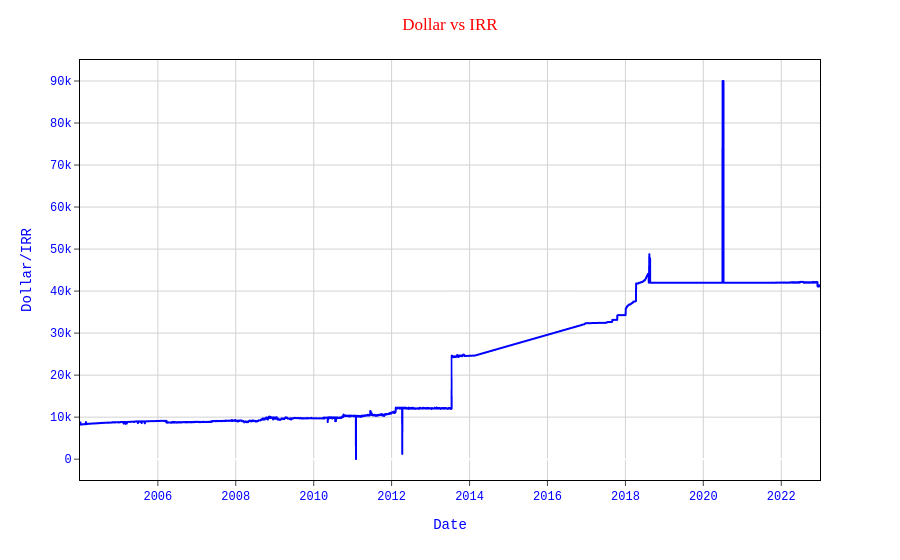

The cell this chart's notebook holds for it:
### Code cell
plt.figure(figsize=(12,10),dpi=200)
plot = px.line(x=df_IRR['Date'], y=df_IRR['IRR=X'])
plot.update_traces(line_color='#0000ff', line_width=2)
plot.update_layout(
    plot_bgcolor='white',
    title="Dollar vs IRR",
    title_x=0.5,
    xaxis_title="Date",
    yaxis_title="Dollar/IRR",
    font_family="Courier New",
    font_color="blue",
    title_font_family="Times New Roman",
    title_font_color="red",
)
plot.update_xaxes(
    mirror=True,
    ticks='outside',
    showline=True,
    linecolor='black',
    gridcolor='lightgrey'
)
plot.update_yaxes(
    mirror=True,
    ticks='outside',
    showline=True,
    linecolor='black',
    gridcolor='lightgrey'
)

plt.tight_layout()
plot.show();

### Figure 1 — Plotly figure (JSON) as saved in the notebook; plotly's stock layout.template omitted (floating-point values rounded to 4 significant figures; data arrays with more than 128 entries replaced by an {"elided": "..."} marker saying what was removed)
{"data": [{"hovertemplate": "x=%{x}<br>y=%{y}<extra></extra>", "legendgroup": "", "line": {"color": "#0000ff", "dash": "solid", "width": 2}, "marker": {"symbol": "circle"}, "mode": "lines", "name": "", "showlegend": false, "type": "scattergl", "x": {"elided": "4141 str values"}, "xaxis": "x", "y": {"elided": "4141 float values"}, "yaxis": "y"}], "layout": {"font": {"color": "blue", "family": "Courier New"}, "legend": {"tracegroupgap": 0}, "margin": {"t": 60}, "plot_bgcolor": "white", "title": {"font": {"color": "red", "family": "Times New Roman"}, "text": "Dollar vs IRR", "x": 0.5}, "xaxis": {"anchor": "y", "domain": [0, 1], "gridcolor": "lightgrey", "linecolor": "black", "mirror": true, "showline": true, "ticks": "outside", "title": {"text": "Date"}}, "yaxis": {"anchor": "x", "domain": [0, 1], "gridcolor": "lightgrey", "linecolor": "black", "mirror": true, "showline": true, "ticks": "outside", "title": {"text": "Dollar/IRR"}}}}
